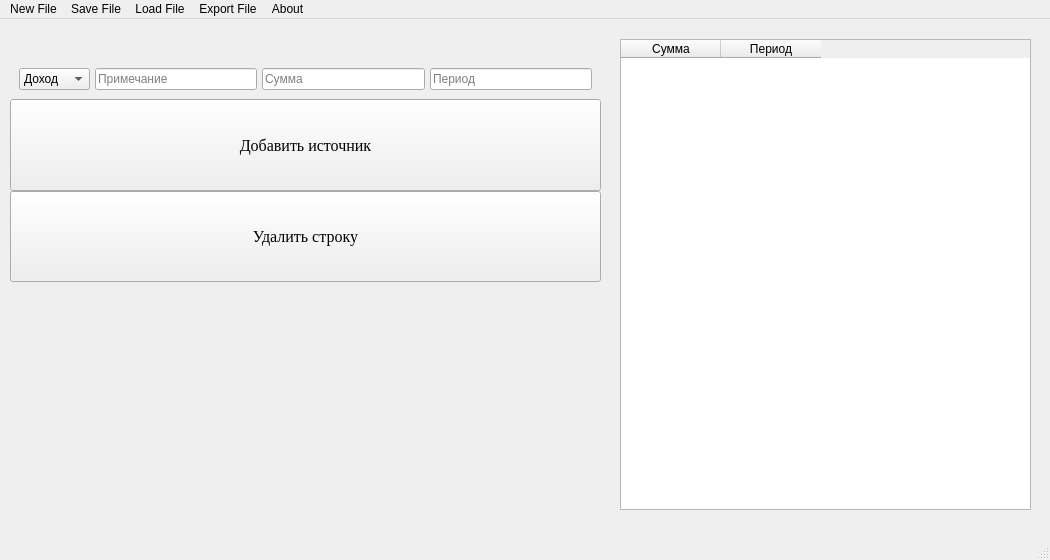
<?xml version="1.0" encoding="UTF-8"?>
<ui version="4.0">
 <class>QtClass</class>
 <widget class="QMainWindow" name="QtClass">
  <property name="geometry">
   <rect>
    <x>0</x>
    <y>0</y>
    <width>1050</width>
    <height>560</height>
   </rect>
  </property>
  <property name="sizePolicy">
   <sizepolicy hsizetype="Minimum" vsizetype="Minimum">
    <horstretch>0</horstretch>
    <verstretch>0</verstretch>
   </sizepolicy>
  </property>
  <property name="minimumSize">
   <size>
    <width>1050</width>
    <height>560</height>
   </size>
  </property>
  <property name="maximumSize">
   <size>
    <width>1050</width>
    <height>560</height>
   </size>
  </property>
  <property name="windowTitle">
   <string>Income/Expenses</string>
  </property>
  <property name="windowIcon">
   <iconset resource="resources.qrc">
    <normaloff>:/new/prefix1/blackbeard-writing.ico</normaloff>:/new/prefix1/blackbeard-writing.ico</iconset>
  </property>
  <property name="autoFillBackground">
   <bool>true</bool>
  </property>
  <widget class="QWidget" name="centralwidget">
   <widget class="QTableWidget" name="tableWidget">
    <property name="geometry">
     <rect>
      <x>620</x>
      <y>20</y>
      <width>411</width>
      <height>471</height>
     </rect>
    </property>
    <property name="minimumSize">
     <size>
      <width>411</width>
      <height>0</height>
     </size>
    </property>
    <column>
     <property name="text">
      <string>Сумма</string>
     </property>
    </column>
    <column>
     <property name="text">
      <string>Период</string>
     </property>
    </column>
   </widget>
   <widget class="QWidget" name="layoutWidget">
    <property name="geometry">
     <rect>
      <x>10</x>
      <y>40</y>
      <width>591</width>
      <height>451</height>
     </rect>
    </property>
    <layout class="QVBoxLayout" name="verticalLayout">
     <item>
      <widget class="QFrame" name="horizontalFrame_3">
       <property name="sizePolicy">
        <sizepolicy hsizetype="Preferred" vsizetype="Preferred">
         <horstretch>0</horstretch>
         <verstretch>0</verstretch>
        </sizepolicy>
       </property>
       <property name="minimumSize">
        <size>
         <width>100</width>
         <height>100</height>
        </size>
       </property>
       <property name="baseSize">
        <size>
         <width>0</width>
         <height>0</height>
        </size>
       </property>
       <property name="layoutDirection">
        <enum>Qt::LeftToRight</enum>
       </property>
       <property name="frameShape">
        <enum>QFrame::NoFrame</enum>
       </property>
       <layout class="QHBoxLayout" name="horizontalFrame_4">
        <property name="spacing">
         <number>0</number>
        </property>
        <property name="sizeConstraint">
         <enum>QLayout::SetDefaultConstraint</enum>
        </property>
        <property name="leftMargin">
         <number>0</number>
        </property>
        <property name="topMargin">
         <number>0</number>
        </property>
        <property name="rightMargin">
         <number>0</number>
        </property>
        <property name="bottomMargin">
         <number>0</number>
        </property>
        <item>
         <layout class="QVBoxLayout" name="verticalLayout_3">
          <item>
           <layout class="QHBoxLayout" name="horizontalLayout">
            <property name="spacing">
             <number>5</number>
            </property>
            <property name="leftMargin">
             <number>9</number>
            </property>
            <property name="topMargin">
             <number>9</number>
            </property>
            <property name="rightMargin">
             <number>9</number>
            </property>
            <property name="bottomMargin">
             <number>9</number>
            </property>
            <item>
             <widget class="QComboBox" name="comboBox">
              <property name="enabled">
               <bool>true</bool>
              </property>
              <property name="minimumSize">
               <size>
                <width>0</width>
                <height>10</height>
               </size>
              </property>
              <property name="baseSize">
               <size>
                <width>0</width>
                <height>10</height>
               </size>
              </property>
              <item>
               <property name="text">
                <string>Доход</string>
               </property>
              </item>
              <item>
               <property name="text">
                <string>Расход</string>
               </property>
              </item>
             </widget>
            </item>
            <item>
             <widget class="QLineEdit" name="lineEdit_7">
              <property name="enabled">
               <bool>true</bool>
              </property>
              <property name="minimumSize">
               <size>
                <width>0</width>
                <height>10</height>
               </size>
              </property>
              <property name="baseSize">
               <size>
                <width>0</width>
                <height>10</height>
               </size>
              </property>
              <property name="tabletTracking">
               <bool>false</bool>
              </property>
              <property name="autoFillBackground">
               <bool>false</bool>
              </property>
              <property name="text">
               <string/>
              </property>
              <property name="placeholderText">
               <string>Примечание</string>
              </property>
              <property name="clearButtonEnabled">
               <bool>false</bool>
              </property>
             </widget>
            </item>
            <item>
             <widget class="QLineEdit" name="lineEdit_2">
              <property name="enabled">
               <bool>true</bool>
              </property>
              <property name="minimumSize">
               <size>
                <width>0</width>
                <height>10</height>
               </size>
              </property>
              <property name="baseSize">
               <size>
                <width>0</width>
                <height>10</height>
               </size>
              </property>
              <property name="text">
               <string/>
              </property>
              <property name="placeholderText">
               <string>Сумма</string>
              </property>
             </widget>
            </item>
            <item>
             <widget class="QLineEdit" name="lineEdit_4">
              <property name="enabled">
               <bool>true</bool>
              </property>
              <property name="minimumSize">
               <size>
                <width>0</width>
                <height>10</height>
               </size>
              </property>
              <property name="baseSize">
               <size>
                <width>0</width>
                <height>10</height>
               </size>
              </property>
              <property name="text">
               <string/>
              </property>
              <property name="placeholderText">
               <string>Период</string>
              </property>
             </widget>
            </item>
           </layout>
          </item>
          <item>
           <layout class="QVBoxLayout" name="verticalLayout_2">
            <item>
             <widget class="QPushButton" name="pushButton">
              <property name="sizePolicy">
               <sizepolicy hsizetype="Minimum" vsizetype="Preferred">
                <horstretch>0</horstretch>
                <verstretch>10</verstretch>
               </sizepolicy>
              </property>
              <property name="minimumSize">
               <size>
                <width>10</width>
                <height>10</height>
               </size>
              </property>
              <property name="font">
               <font>
                <family>Times New Roman</family>
                <pointsize>12</pointsize>
               </font>
              </property>
              <property name="text">
               <string>Добавить источник</string>
              </property>
             </widget>
            </item>
            <item>
             <widget class="QPushButton" name="pushButton_3">
              <property name="sizePolicy">
               <sizepolicy hsizetype="Minimum" vsizetype="Preferred">
                <horstretch>0</horstretch>
                <verstretch>10</verstretch>
               </sizepolicy>
              </property>
              <property name="minimumSize">
               <size>
                <width>10</width>
                <height>10</height>
               </size>
              </property>
              <property name="font">
               <font>
                <family>Times New Roman</family>
                <pointsize>12</pointsize>
               </font>
              </property>
              <property name="text">
               <string>Удалить строку</string>
              </property>
             </widget>
            </item>
           </layout>
          </item>
         </layout>
        </item>
       </layout>
      </widget>
     </item>
     <item>
      <widget class="QFrame" name="horizontalFrame_2">
       <property name="minimumSize">
        <size>
         <width>100</width>
         <height>100</height>
        </size>
       </property>
       <property name="baseSize">
        <size>
         <width>0</width>
         <height>0</height>
        </size>
       </property>
       <property name="layoutDirection">
        <enum>Qt::LeftToRight</enum>
       </property>
       <property name="frameShape">
        <enum>QFrame::NoFrame</enum>
       </property>
       <layout class="QHBoxLayout" name="horizontalFrame">
        <property name="spacing">
         <number>6</number>
        </property>
        <property name="sizeConstraint">
         <enum>QLayout::SetDefaultConstraint</enum>
        </property>
        <property name="leftMargin">
         <number>9</number>
        </property>
        <property name="topMargin">
         <number>9</number>
        </property>
        <property name="rightMargin">
         <number>9</number>
        </property>
        <property name="bottomMargin">
         <number>9</number>
        </property>
       </layout>
      </widget>
     </item>
    </layout>
    <zorder>horizontalFrame_2</zorder>
    <zorder>horizontalFrame_3</zorder>
   </widget>
   <zorder>layoutWidget</zorder>
   <zorder>lineEdit_2</zorder>
   <zorder>tableWidget</zorder>
   <zorder>comboBox</zorder>
   <zorder>lineEdit_7</zorder>
   <zorder>lineEdit_4</zorder>
   <zorder>pushButton_3</zorder>
   <zorder>pushButton</zorder>
  </widget>
  <widget class="QMenuBar" name="menubar">
   <property name="geometry">
    <rect>
     <x>0</x>
     <y>0</y>
     <width>1050</width>
     <height>25</height>
    </rect>
   </property>
   <widget class="QMenu" name="menuNew_File">
    <property name="title">
     <string>New File</string>
    </property>
   </widget>
   <widget class="QMenu" name="menuAbout">
    <property name="title">
     <string>About</string>
    </property>
   </widget>
   <widget class="QMenu" name="menuExport_File">
    <property name="title">
     <string>Export File</string>
    </property>
    <addaction name="actionExport_to_PDF"/>
   </widget>
   <widget class="QMenu" name="menuLoad_File">
    <property name="title">
     <string>Load File</string>
    </property>
   </widget>
   <widget class="QMenu" name="menuSave_File">
    <property name="title">
     <string>Save File</string>
    </property>
   </widget>
   <addaction name="menuNew_File"/>
   <addaction name="menuSave_File"/>
   <addaction name="menuLoad_File"/>
   <addaction name="menuExport_File"/>
   <addaction name="menuAbout"/>
  </widget>
  <widget class="QStatusBar" name="statusbar"/>
  <action name="actionExport_to_PDF">
   <property name="text">
    <string>Export to PDF</string>
   </property>
  </action>
 </widget>
 <resources>
  <include location="resources.qrc"/>
 </resources>
 <connections/>
</ui>
